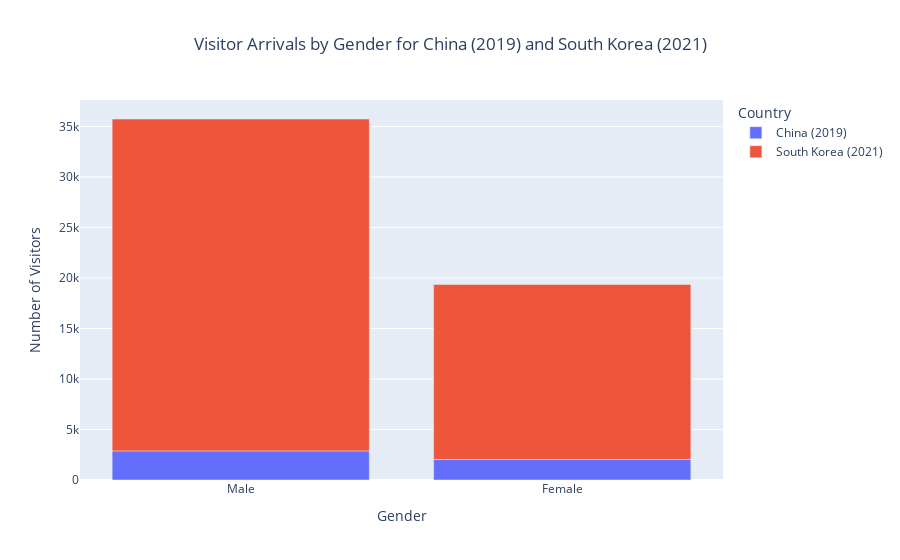

Notebook source saved alongside this figure:
### Code cell
# Visualization
# Bar chart for gender comparison for both China and South Korea
fig_combined_gender = px.bar(combined_gender_summary, x='gender', y='number_of_visitors', color='country',
                             title='Visitor Arrivals by Gender for China (2019) and South Korea (2021)',
                             labels={'number_of_visitors': 'Number of Visitors', 'gender': 'Gender', 'country': 'Country'})

# Add annotations or labels to give context about the years
fig_combined_gender.update_layout(
    xaxis_title="Gender",
    yaxis_title="Number of Visitors",
    legend_title="Country",
    title_x=0.5
)

fig_combined_gender.show()

### Figure 1 — Plotly figure (JSON) as saved in the notebook; plotly's stock layout.template omitted (floating-point values rounded to 4 significant figures)
{"data": [{"alignmentgroup": "True", "hovertemplate": "Country=China (2019)<br>Gender=%{x}<br>Number of Visitors=%{y}<extra></extra>", "legendgroup": "China (2019)", "marker": {"color": "#636efa", "pattern": {"shape": ""}}, "name": "China (2019)", "offsetgroup": "China (2019)", "orientation": "v", "showlegend": true, "textposition": "auto", "type": "bar", "x": ["Male", "Female"], "xaxis": "x", "y": [2881.0, 2030.0], "yaxis": "y"}, {"alignmentgroup": "True", "hovertemplate": "Country=South Korea (2021)<br>Gender=%{x}<br>Number of Visitors=%{y}<extra></extra>", "legendgroup": "South Korea (2021)", "marker": {"color": "#EF553B", "pattern": {"shape": ""}}, "name": "South Korea (2021)", "offsetgroup": "South Korea (2021)", "orientation": "v", "showlegend": true, "textposition": "auto", "type": "bar", "x": ["Male", "Female"], "xaxis": "x", "y": ["32854", "17325"], "yaxis": "y"}], "layout": {"barmode": "relative", "legend": {"title": {"text": "Country"}, "tracegroupgap": 0}, "title": {"text": "Visitor Arrivals by Gender for China (2019) and South Korea (2021)", "x": 0.5}, "xaxis": {"anchor": "y", "domain": [0, 1], "title": {"text": "Gender"}}, "yaxis": {"anchor": "x", "domain": [0, 1], "title": {"text": "Number of Visitors"}}}}
